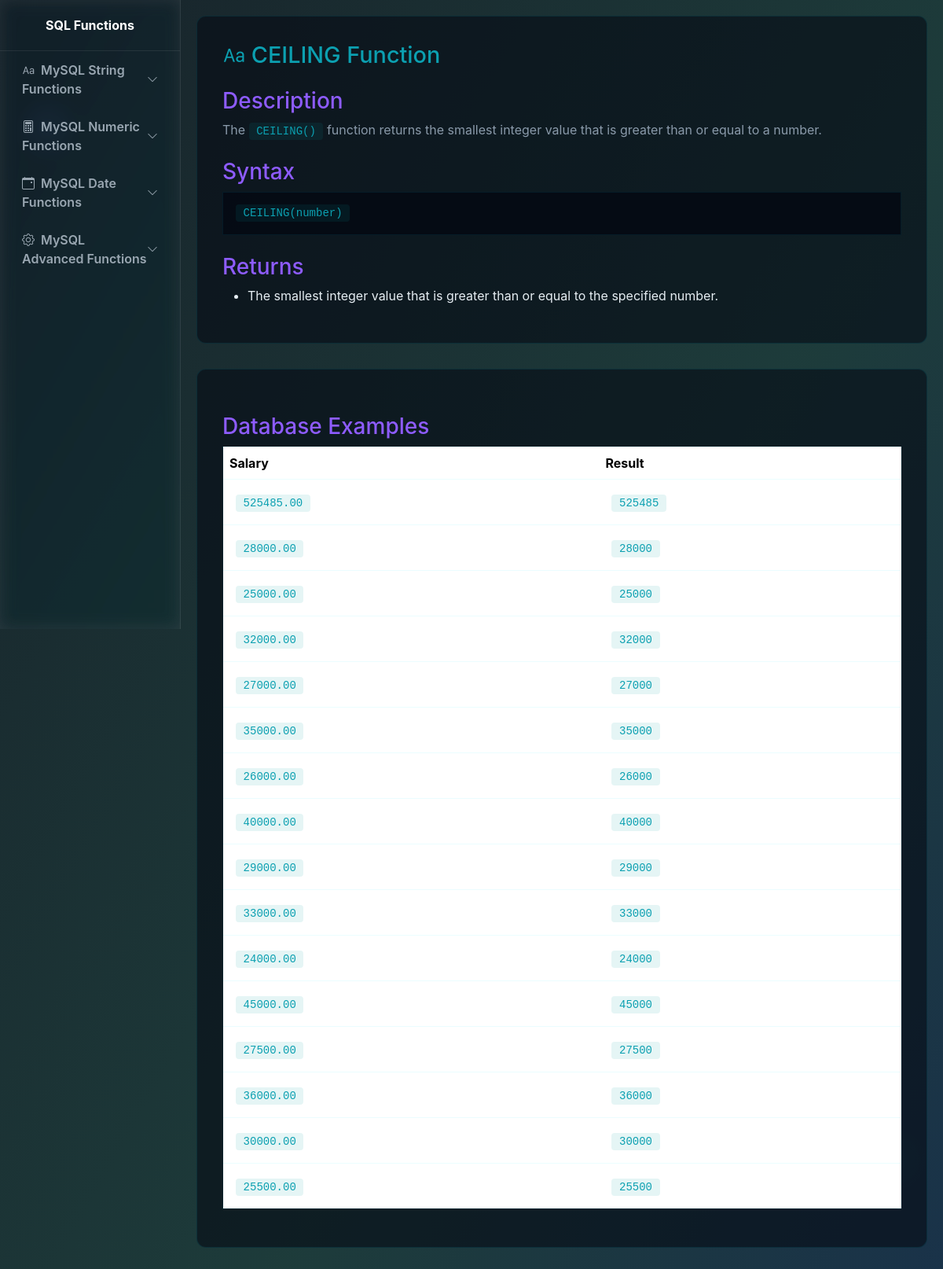
/pages/numeric/ceiling.php, run on an earlier commit of the app's database.
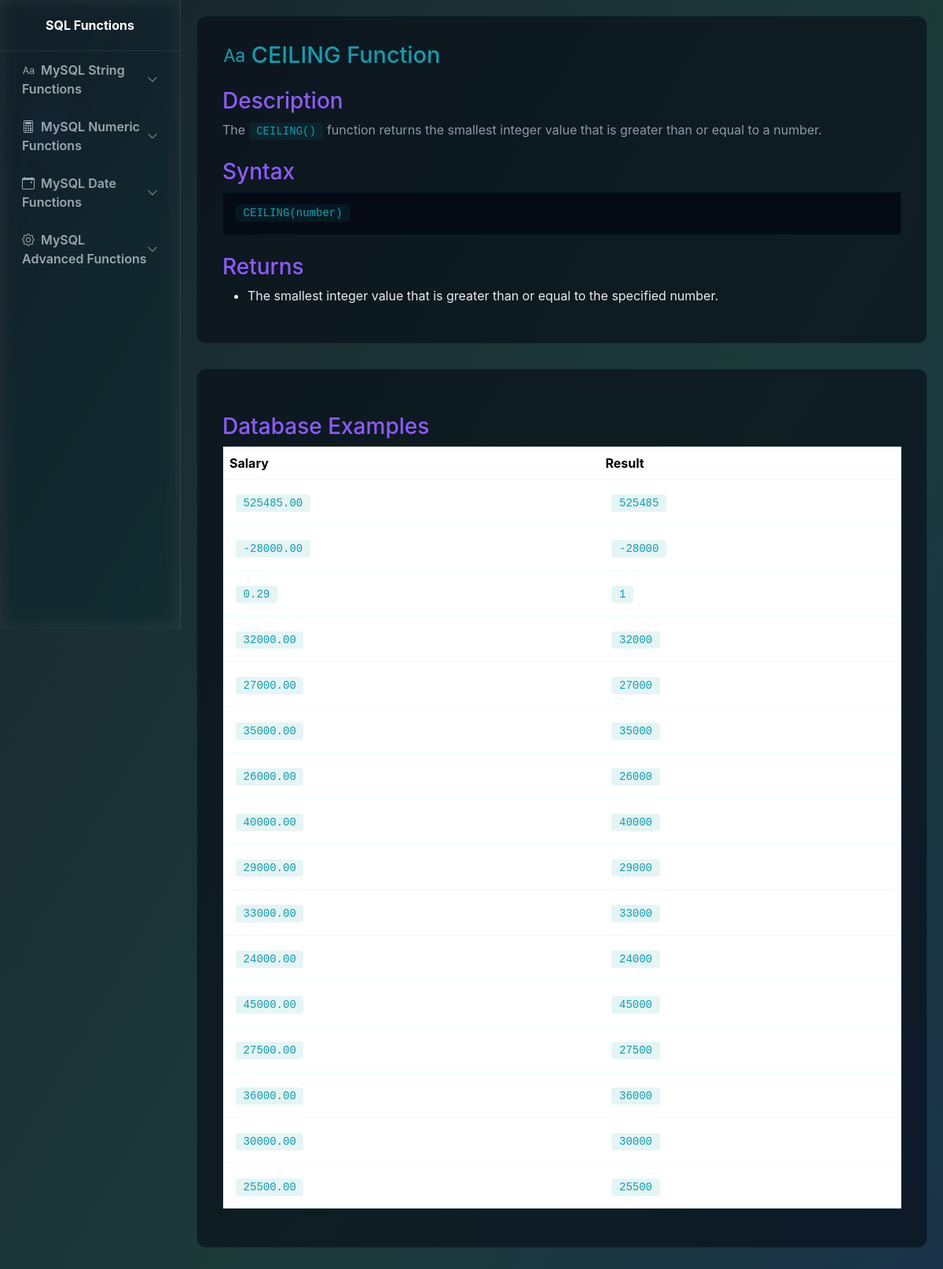
And on a later commit of the database.
### tables this page shows
CREATE TABLE `employee` (
  `ID` int(11) NOT NULL,
  `Name` varchar(50) NOT NULL,
  `Department` varchar(50) NOT NULL,
  `Salary` decimal(10,2) NOT NULL,
  `Hire_Date` date NOT NULL
);

### pages/numeric/ceiling.php (the view, shortened to what this page needs)
<!DOCTYPE html>
<html lang="en">
<head>
  <link href="https://cdn.jsdelivr.net/npm/bootstrap@5.3.2/dist/css/bootstrap.min.css" rel="stylesheet">
  <link href="https://cdn.jsdelivr.net/npm/bootstrap-icons@1.10.5/font/bootstrap-icons.css" rel="stylesheet">
    <link href="../../style.css" rel="stylesheet">
</head>
<body>
  <aside class="sidebar" id="sidebar">
    <div class="brand">
      <div class="fw-bold">SQL Functions</div>
    </div>
    <nav class="px-2">
      <a class="nav-link d-flex justify-content-between align-items-center"
         data-bs-toggle="collapse" href="#stringFunctions" role="button"
         aria-expanded="false" aria-controls="stringFunctions">
        <span><i class="bi bi-type me-2"></i>MySQL String Functions</span>
        <i class="bi bi-chevron-down small"></i>
      </a>
      <a class="nav-link d-flex justify-content-between align-items-center"
         data-bs-toggle="collapse" href="#numericFunctions" role="button"
         aria-expanded="false" aria-controls="numericFunctions">
        <span><i class="bi bi-calculator me-2"></i>MySQL Numeric Functions</span>
        <i class="bi bi-chevron-down small"></i>
      </a>
      <a class="nav-link d-flex justify-content-between align-items-center"
         data-bs-toggle="collapse" href="#dateFunctions" role="button"
         aria-expanded="false" aria-controls="dateFunctions">
        <span><i class="bi bi-calendar-event me-2"></i>MySQL Date Functions</span>
        <i class="bi bi-chevron-down small"></i>
      </a>
      <a class="nav-link d-flex justify-content-between align-items-center"
         data-bs-toggle="collapse" href="#advancedFunctions" role="button"
         aria-expanded="false" aria-controls="advancedFunctions">
        <span><i class="bi bi-gear me-2"></i>MySQL Advanced Functions</span>
        <i class="bi bi-chevron-down small"></i>
      </a>
    </nav>
  </aside>
<div class="page-content">
  <div class="function-card">
    <h2><i class="bi bi-type me-2"></i>CEILING Function</h2>
    <h3>Description</h3>
    <p>The <code>CEILING()</code> function returns the smallest integer value that is greater than or equal to a number.</p>
    <h3>Syntax</h3>
    <pre><code>CEILING(number)</code></pre>
    <h3>Returns</h3>
    <ul style="color: #e6eef3;">
      <li>The smallest integer value that is greater than or equal to the specified number.</li>
    </ul>
  </div>
  <div class="function-card">
    <h3>Database Examples</h3>
    <table class="table example-table">
      <thead>
        <tr>
          <th>Salary</th>
          <th>Result</th>
        </tr>
      </thead>
      <tbody>
        <?php
          include "../../config.php";
              $sql = "SELECT ID, Name, Salary, CEILING(Salary) AS result FROM employee LIMIT 20";
              $result = $conn->query($sql);
              if ($result) {
                while ($row = $result->fetch_assoc()) {
                  echo "<tr>";
                  echo "<td><code>" . htmlspecialchars($row['Salary']) . "</code></td>";
                  echo "<td><code>" . htmlspecialchars($row['result']) . "</code></td>";
                  echo "</tr>";
                }
              } else {
                echo "<tr><td colspan=\"4\">Query error: " . htmlspecialchars($conn->error) . "</td></tr>";
              }
        ?>
      </tbody>
    </table>
  </div>
</body>
</html>

What changed in the data, as far as the page shows it:
changed employee (number 2 of 16 on the later page): Salary "28000.00" → "-28000.00"; result "28000" → "-28000"
changed employee (number 3 of 16 on the later page): Salary "25000.00" → "0.29"; result "25000" → "1"
